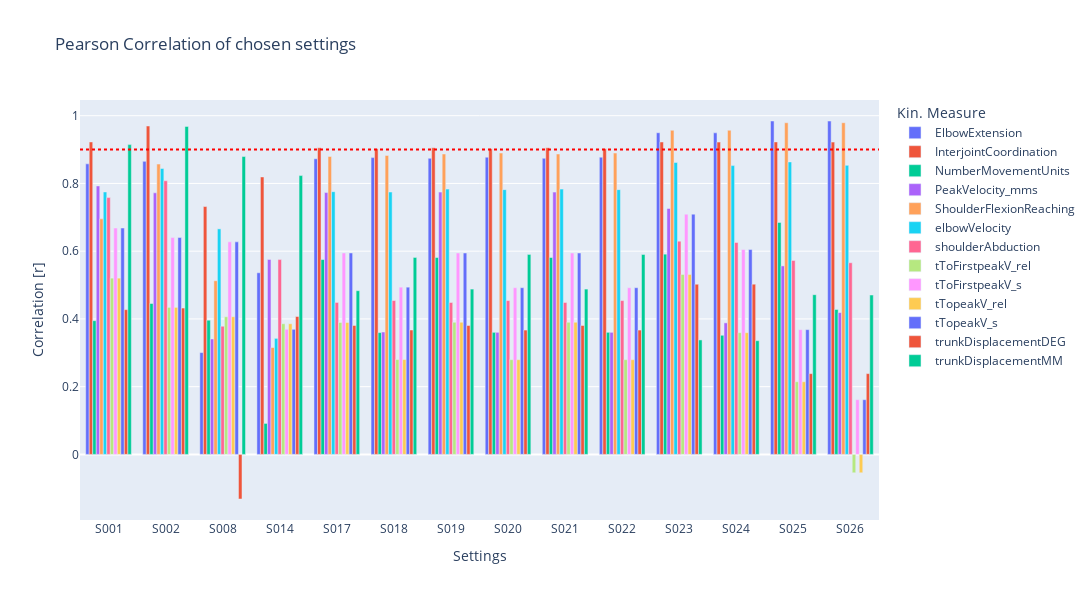

This figure's notebook cell:
### Code cell
fig = px.bar(df_plot[df_plot['id_s'].isin(id_s_reduced)], x='id_s', y='correlation', color='measure', title=f'Pearson Correlation', labels={'correlation': 'Pearson Correlation', 'id_s': 'Subject ID', 'measure': 'Kin. Measure'},
             template = 'plotly', barmode="group")

fig.add_hline(y=0.9, line_dash='dot', line_color='red', name = 'minimum correlation')

fig.update_layout(title= f'Pearson Correlation of chosen settings',
          xaxis_title=f'Settings',
          yaxis_title=f'Correlation [r]',
                  width=1300, height=600
          )

fig.show()

os.makedirs(os.path.join(dir_plots_cat, '03_correlation'), exist_ok=True)

path = os.path.join(dir_plots_cat, '03_correlation', f'pearson_corr_reduced.html')
fig.write_html(path)

path = os.path.join(dir_plots_cat, '03_correlation', f'pearson_corr_reduced.png')
fig.write_image(path, scale = 5)

### Figure 1 — Plotly figure (JSON) as saved in the notebook; plotly's stock layout.template omitted (floating-point values rounded to 4 significant figures)
{"data": [{"alignmentgroup": "True", "hovertemplate": "Kin. Measure=ElbowExtension<br>Subject ID=%{x}<br>Pearson Correlation=%{y}<extra></extra>", "legendgroup": "ElbowExtension", "marker": {"color": "#636efa", "pattern": {"shape": ""}}, "name": "ElbowExtension", "offsetgroup": "ElbowExtension", "orientation": "v", "showlegend": true, "textposition": "auto", "x": ["S001", "S002", "S008", "S014", "S017", "S018", "S019", "S020", "S021", "S022", "S023", "S024", "S025", "S026"], "xaxis": "x", "y": [0.8579, 0.8652, 0.3007, 0.5363, 0.8729, 0.8763, 0.8742, 0.8776, 0.8742, 0.8776, 0.9497, 0.9494, 0.9844, 0.9843], "yaxis": "y", "type": "bar"}, {"alignmentgroup": "True", "hovertemplate": "Kin. Measure=InterjointCoordination<br>Subject ID=%{x}<br>Pearson Correlation=%{y}<extra></extra>", "legendgroup": "InterjointCoordination", "marker": {"color": "#EF553B", "pattern": {"shape": ""}}, "name": "InterjointCoordination", "offsetgroup": "InterjointCoordination", "orientation": "v", "showlegend": true, "textposition": "auto", "x": ["S001", "S002", "S008", "S014", "S017", "S018", "S019", "S020", "S021", "S022", "S023", "S024", "S025", "S026"], "xaxis": "x", "y": [0.9225, 0.9696, 0.7319, 0.8192, 0.9055, 0.9027, 0.9054, 0.9026, 0.9054, 0.9026, 0.9224, 0.9221, 0.9226, 0.922], "yaxis": "y", "type": "bar"}, {"alignmentgroup": "True", "hovertemplate": "Kin. Measure=NumberMovementUnits<br>Subject ID=%{x}<br>Pearson Correlation=%{y}<extra></extra>", "legendgroup": "NumberMovementUnits", "marker": {"color": "#00cc96", "pattern": {"shape": ""}}, "name": "NumberMovementUnits", "offsetgroup": "NumberMovementUnits", "orientation": "v", "showlegend": true, "textposition": "auto", "x": ["S001", "S002", "S008", "S014", "S017", "S018", "S019", "S020", "S021", "S022", "S023", "S024", "S025", "S026"], "xaxis": "x", "y": [0.3949, 0.4455, 0.3964, 0.09145, 0.5753, 0.3596, 0.5814, 0.3604, 0.5814, 0.3604, 0.5912, 0.3517, 0.6848, 0.4279], "yaxis": "y", "type": "bar"}, {"alignmentgroup": "True", "hovertemplate": "Kin. Measure=PeakVelocity_mms<br>Subject ID=%{x}<br>Pearson Correlation=%{y}<extra></extra>", "legendgroup": "PeakVelocity_mms", "marker": {"color": "#ab63fa", "pattern": {"shape": ""}}, "name": "PeakVelocity_mms", "offsetgroup": "PeakVelocity_mms", "orientation": "v", "showlegend": true, "textposition": "auto", "x": ["S001", "S002", "S008", "S014", "S017", "S018", "S019", "S020", "S021", "S022", "S023", "S024", "S025", "S026"], "xaxis": "x", "y": [0.7926, 0.7723, 0.3408, 0.5755, 0.7731, 0.3614, 0.7744, 0.3604, 0.7744, 0.3604, 0.726, 0.3884, 0.5565, 0.4187], "yaxis": "y", "type": "bar"}, {"alignmentgroup": "True", "hovertemplate": "Kin. Measure=ShoulderFlexionReaching<br>Subject ID=%{x}<br>Pearson Correlation=%{y}<extra></extra>", "legendgroup": "ShoulderFlexionReaching", "marker": {"color": "#FFA15A", "pattern": {"shape": ""}}, "name": "ShoulderFlexionReaching", "offsetgroup": "ShoulderFlexionReaching", "orientation": "v", "showlegend": true, "textposition": "auto", "x": ["S001", "S002", "S008", "S014", "S017", "S018", "S019", "S020", "S021", "S022", "S023", "S024", "S025", "S026"], "xaxis": "x", "y": [0.6954, 0.8571, 0.5128, 0.3154, 0.8797, 0.8826, 0.8869, 0.8897, 0.8869, 0.8897, 0.957, 0.957, 0.9792, 0.9793], "yaxis": "y", "type": "bar"}, {"alignmentgroup": "True", "hovertemplate": "Kin. Measure=elbowVelocity<br>Subject ID=%{x}<br>Pearson Correlation=%{y}<extra></extra>", "legendgroup": "elbowVelocity", "marker": {"color": "#19d3f3", "pattern": {"shape": ""}}, "name": "elbowVelocity", "offsetgroup": "elbowVelocity", "orientation": "v", "showlegend": true, "textposition": "auto", "x": ["S001", "S002", "S008", "S014", "S017", "S018", "S019", "S020", "S021", "S022", "S023", "S024", "S025", "S026"], "xaxis": "x", "y": [0.7749, 0.8441, 0.6659, 0.3426, 0.7757, 0.7747, 0.7832, 0.7817, 0.7832, 0.7817, 0.8618, 0.8527, 0.8635, 0.8534], "yaxis": "y", "type": "bar"}, {"alignmentgroup": "True", "hovertemplate": "Kin. Measure=shoulderAbduction<br>Subject ID=%{x}<br>Pearson Correlation=%{y}<extra></extra>", "legendgroup": "shoulderAbduction", "marker": {"color": "#FF6692", "pattern": {"shape": ""}}, "name": "shoulderAbduction", "offsetgroup": "shoulderAbduction", "orientation": "v", "showlegend": true, "textposition": "auto", "x": ["S001", "S002", "S008", "S014", "S017", "S018", "S019", "S020", "S021", "S022", "S023", "S024", "S025", "S026"], "xaxis": "x", "y": [0.7582, 0.8079, 0.3784, 0.5752, 0.4487, 0.4543, 0.4485, 0.4541, 0.4485, 0.4541, 0.6297, 0.6258, 0.5726, 0.5658], "yaxis": "y", "type": "bar"}, {"alignmentgroup": "True", "hovertemplate": "Kin. Measure=tToFirstpeakV_rel<br>Subject ID=%{x}<br>Pearson Correlation=%{y}<extra></extra>", "legendgroup": "tToFirstpeakV_rel", "marker": {"color": "#B6E880", "pattern": {"shape": ""}}, "name": "tToFirstpeakV_rel", "offsetgroup": "tToFirstpeakV_rel", "orientation": "v", "showlegend": true, "textposition": "auto", "x": ["S001", "S002", "S008", "S014", "S017", "S018", "S019", "S020", "S021", "S022", "S023", "S024", "S025", "S026"], "xaxis": "x", "y": [0.5204, 0.4341, 0.4065, 0.3857, 0.3896, 0.28, 0.3902, 0.2796, 0.3902, 0.2796, 0.5313, 0.3594, 0.2146, -0.05428], "yaxis": "y", "type": "bar"}, {"alignmentgroup": "True", "hovertemplate": "Kin. Measure=tToFirstpeakV_s<br>Subject ID=%{x}<br>Pearson Correlation=%{y}<extra></extra>", "legendgroup": "tToFirstpeakV_s", "marker": {"color": "#FF97FF", "pattern": {"shape": ""}}, "name": "tToFirstpeakV_s", "offsetgroup": "tToFirstpeakV_s", "orientation": "v", "showlegend": true, "textposition": "auto", "x": ["S001", "S002", "S008", "S014", "S017", "S018", "S019", "S020", "S021", "S022", "S023", "S024", "S025", "S026"], "xaxis": "x", "y": [0.6684, 0.6403, 0.6275, 0.3694, 0.5947, 0.4938, 0.5946, 0.4922, 0.5946, 0.4922, 0.7094, 0.6049, 0.3683, 0.1616], "yaxis": "y", "type": "bar"}, {"alignmentgroup": "True", "hovertemplate": "Kin. Measure=tTopeakV_rel<br>Subject ID=%{x}<br>Pearson Correlation=%{y}<extra></extra>", "legendgroup": "tTopeakV_rel", "marker": {"color": "#FECB52", "pattern": {"shape": ""}}, "name": "tTopeakV_rel", "offsetgroup": "tTopeakV_rel", "orientation": "v", "showlegend": true, "textposition": "auto", "x": ["S001", "S002", "S008", "S014", "S017", "S018", "S019", "S020", "S021", "S022", "S023", "S024", "S025", "S026"], "xaxis": "x", "y": [0.5204, 0.4341, 0.4065, 0.3857, 0.3896, 0.28, 0.3902, 0.2796, 0.3902, 0.2796, 0.5313, 0.3594, 0.2146, -0.05428], "yaxis": "y", "type": "bar"}, {"alignmentgroup": "True", "hovertemplate": "Kin. Measure=tTopeakV_s<br>Subject ID=%{x}<br>Pearson Correlation=%{y}<extra></extra>", "legendgroup": "tTopeakV_s", "marker": {"color": "#636efa", "pattern": {"shape": ""}}, "name": "tTopeakV_s", "offsetgroup": "tTopeakV_s", "orientation": "v", "showlegend": true, "textposition": "auto", "x": ["S001", "S002", "S008", "S014", "S017", "S018", "S019", "S020", "S021", "S022", "S023", "S024", "S025", "S026"], "xaxis": "x", "y": [0.6684, 0.6403, 0.6275, 0.3694, 0.5947, 0.4938, 0.5946, 0.4922, 0.5946, 0.4922, 0.7094, 0.6049, 0.3683, 0.1616], "yaxis": "y", "type": "bar"}, {"alignmentgroup": "True", "hovertemplate": "Kin. Measure=trunkDisplacementDEG<br>Subject ID=%{x}<br>Pearson Correlation=%{y}<extra></extra>", "legendgroup": "trunkDisplacementDEG", "marker": {"color": "#EF553B", "pattern": {"shape": ""}}, "name": "trunkDisplacementDEG", "offsetgroup": "trunkDisplacementDEG", "orientation": "v", "showlegend": true, "textposition": "auto", "x": ["S001", "S002", "S008", "S014", "S017", "S018", "S019", "S020", "S021", "S022", "S023", "S024", "S025", "S026"], "xaxis": "x", "y": [0.4274, 0.4321, -0.1317, 0.4071, 0.3806, 0.3673, 0.3805, 0.3671, 0.3805, 0.3671, 0.5024, 0.5025, 0.2384, 0.2386], "yaxis": "y", "type": "bar"}, {"alignmentgroup": "True", "hovertemplate": "Kin. Measure=trunkDisplacementMM<br>Subject ID=%{x}<br>Pearson Correlation=%{y}<extra></extra>", "legendgroup": "trunkDisplacementMM", "marker": {"color": "#00cc96", "pattern": {"shape": ""}}, "name": "trunkDisplacementMM", "offsetgroup": "trunkDisplacementMM", "orientation": "v", "showlegend": true, "textposition": "auto", "x": ["S001", "S002", "S008", "S014", "S017", "S018", "S019", "S020", "S021", "S022", "S023", "S024", "S025", "S026"], "xaxis": "x", "y": [0.9147, 0.9683, 0.8794, 0.8233, 0.4833, 0.5815, 0.4881, 0.5904, 0.4881, 0.5904, 0.338, 0.3357, 0.4716, 0.4706], "yaxis": "y", "type": "bar"}], "layout": {"xaxis": {"anchor": "y", "domain": [0.0, 1.0], "title": {"text": "Settings"}}, "yaxis": {"anchor": "x", "domain": [0.0, 1.0], "title": {"text": "Correlation [r]"}}, "legend": {"title": {"text": "Kin. Measure"}, "tracegroupgap": 0}, "title": {"text": "Pearson Correlation of chosen settings"}, "barmode": "group", "shapes": [{"line": {"color": "red", "dash": "dot"}, "name": "minimum correlation", "type": "line", "x0": 0, "x1": 1, "xref": "x domain", "y0": 0.9, "y1": 0.9, "yref": "y"}], "width": 1300, "height": 600}}
